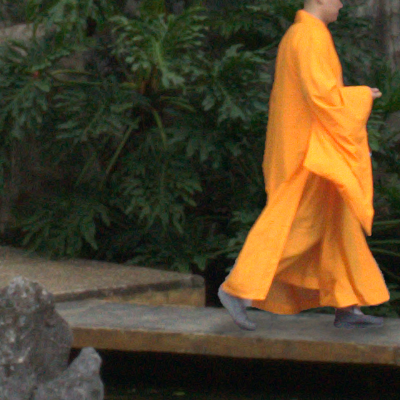
%> input picture features/saliency-map/fake00014.png, 400 x 400 px
$ octave DCT.m   (GNU Octave 9; MATLAB toolbox functions it lacks are replaced by stand-ins)
%> lines starting %> are read from the running program, lines starting %| are printed output that depends on the picture; in (x1, y1, x2, y2) boxes, pixels count from 0 and x2, y2 are one past the last pixel; in counts of white or black regions, pixels touching at a corner belong together; the program's own positions count from 1
clc           % clear the matlab environement
clear all
close all

Q75 = [8    6    5    8    12    20    26    31;       % Quantization matrix (75%), its a predefined matrix available on google search
    6    6    7    10    13    29    30    28;
    7    7    8    12    20    29    35    28;
    7    9    11    15    26    44    40    31;
    9    11    19    28    34   55   52    39;
    12    18    28    32    41   52   57    46;
    25    32    39    44   52   61   60   52;
    36    46    48    49   56   50   52    50 ];
i1=imread('fake00014.png');                               % Input your image
%> i1 is the input picture: size 400x400x3 uint8; mean R, G, B 81.9, 68, 41.6
i2=rgb2gray(i1);                                      % rgb to gray conversion
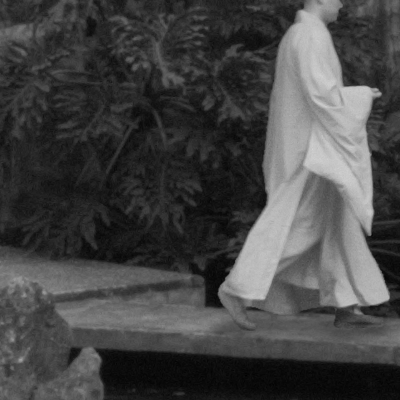
%> i2: size 400x400 uint8; min 0, max 211, mean 69.1
figure,imshow(i2), title('Before Rclose esize');
i2=imresize(i2, [128 128]);                           % resize the image. more the size, more the computational complexity.
%> i2: size 128x128 uint8
figure, imshow(i2); title('i2');
[row, col] = size(i2);
%> row = 128; col = 128
i2=im2double(i2);                                     % convert from uint8 to double.
%> i2: size 128x128 double

count5=0;
V=zeros(64,1);                                        % Initialize null matrices for further use
counti=0;countj=0;S=zeros(1,2);add2=zeros(size(S));
Blocks2 = cell(row/8,col/8);                          % Divide the image into 8 x 8 blocks/ cells (overlapping manner)
for i=1:row-7
    counti = counti + 1;
   countj = 0;
    for j=1:col-7

        countj = countj + 1;
        Blocks2{i,j} = i2(i:i+7,j:j+7);
       count5=count5+1;
        D = dctmtx(size(Blocks2{i,j},1));             % Subject each of 8x8 cell as follows
        dct = D*Blocks2{i,j}*D';                      % Applying DCT to each of the 8x8 matrix
        K = dct./Q75;                                 % divide quantization matrix element wise to the dct matrix
       %dct=abs(dct);
        K1= round(K);
        V= horzcat(V,K1(:));                          % convert each 8x8 to a linear row, and create a new matrix with the formed rows
        S=[counti countj];
        add2= vertcat(add2,S);                        % The first pixel location of the block corresponding to the row in "V" is stored in S
    end
end
%> after the loop, Blocks2 = 14641 items; count5 = 14641; counti = 121
L= transpose(V);
L(1,:)=[];      % The initial 0 0 null matrices declared are deleted. 1st row deleted
add2(1,:)=[];   % 1st row deleted
L=[L add2];     % concatenate both

L1=sortrows(L); % Lexicographically sort the rows (sorts based on elements only the first column, sorts rows without disrupting the order of elements in it)

S2= [L1(:,end-1) L1(:,end)];   % Removing the locations that we concateneted in line 48


L1(:,end-1)=[];           % deleting last 2 columns (locations) since we stored the sorted locations in S2
L1(:,end)=[];

count2=0;count3=0;
shiftvector=zeros(1,2); copy=zeros(1,6);     % Now we calculate Euclidian distance
for i=2:14641                                % Read the document uploaded to understand why these steps are needed
    K2=0; J2=0;                              % Shiftvector resembles euclidian distance array
    switch any(L1(i,:))
        case 0
            count2=count2+1;
        case 1
        count3=count3+1;
        K2=S2(i,1); J2=S2(i,2);
        K3=S2(i-1,1); J3= S2(i-1,2);
        s1= K2-K3; s2=J2-J3;
        s=[s1 s2];
        shiftvector = vertcat(shiftvector,s);
        c= [K2 J2 K3 J3 s1 s2];
        copy= vertcat(copy,c);
    end
end
%> after the loop, J3 = 108; K3 = 94; c = [94 109 94 108 0 1]; copy = 2189 rows, first 8: [0 0 0 0 0 0; 1 95 121 121 -120 -26; 1 96 1 95 0 1; 1 97 1 96 0 1; 1 98 1 97 0 1; 1 99 1 98 0 1; 1 100 1 99 0 1; 1 101 1 100 0 1]; count2 = 12452; count3 = 2188; s = [0 1]; s1 = 0; s2 = 1; shiftvector = 2189 rows, first 12: [0 0; -120 -26; 0 1; 0 1; 0 1; 0 1; 0 1; 0 1; 1 -7; 0 1; 0 1; 0 1]
copy(1,:)=[];


 shiftvector(1,:)=[];
 shiftvector= abs(shiftvector);
%> shiftvector = 2188 rows, first 12: [120 26; 0 1; 0 1; 0 1; 0 1; 0 1; 0 1; 1 7; 0 1; 0 1; 0 1; 0 1]
matrix = unique(shiftvector, 'rows', 'stable');        % segregate all the unique, set of elements in shiftvector
%> matrix = 49 rows, first 12: [120 26; 0 1; 1 7; 1 8; 1 9; 1 10; 1 11; 1 12; 1 13; 1 14; 1 15; 1 16]

[row2, col2]= size(shiftvector);
%> row2 = 2188; col2 = 2
[row3, col3]= size(matrix);
%> row3 = 49; col3 = 2
cnt=0; repetition= zeros(row3,1);                      % Count the number of times each unique element occurs in shift vector
for i=1:row3
    for j=1:row2
    if (matrix(i,:)== shiftvector(j,:))
        cnt=cnt+1;
    end
    end
        repetition(i,1)=cnt;                           % The number of times repeated is stored in "Repetition" matrix
        cnt=0;
end
%> this loop made 49 passes
%> after the loop, repetition = 49 values, max 2055 at index 2, min 1 at index 1, mean 44.65

threshold = repetition > 400;                           % filtering highly repeated euclidean distance values.
%> threshold = 49 logical values, 1 true

V2 = zeros(64,64);
c6=0;c7=0;
for i=1:row3                                            % Finally checking the matrices with same distance.
    if(threshold(i,:)==1)
        rep1= matrix(i,1);
        rep2= matrix(i,2);
        c7=c7+1;
     for j=2:row2
         if(shiftvector(j,:)==[rep1 rep2])
             rep3= copy(j,1); rep4= copy(j,2);
             rep5=copy(j,3); rep6=copy(j,4);
             V2(rep3:rep3+7, rep4:rep4+7)= ones(8,8);
             V2(rep5:rep5+7, rep6:rep6+7)= ones(8,8);
             c6=c6+1;
         end
     end
    end
end
%> this loop made 49 passes
%> (rep1, rep2, c7) on pass 2: (0, 1, 1)
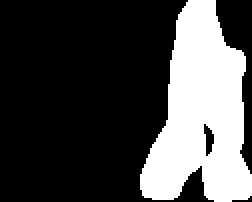
%> V2: size 101x126 double (shown 2 times larger); values 0 (black) and 1 (white), 28.2% white; 1 white region, box (x1, y1, x2, y2) and area: (70, 0, 126, 101) 3595
%> after the loop, c6 = 2055; rep3 = 94; rep4 = 109; rep5 = 94; rep6 = 108
figure,imshow(V2); title('copy moved part');
